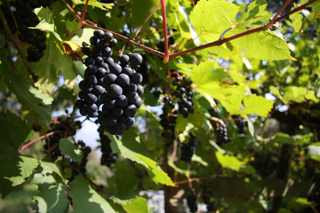
#> input picture tests/_sample_raw/pil_open_cr2.png, 320 x 213 px
$ python _quality_probe7.py _sample_raw/pil_open_cr2.png _sample_raw/pil_open_cr2.png
#> lines starting #> are read from the running program, lines starting #| are printed output that depends on the picture
# -*- coding: utf-8 -*-
"""探针7：暗区噪声放大归因——平滑映射的斜率是否能解释输出噪声的 std。
用法: python tests/_quality_probe7.py <input> <output>
原理：逐像素确定性映射下，均匀小块 std(输出) ≈ |曲线斜率| × std(输入)。
若实测 std 增益 >> 局部斜率 → 映射自身引入噪声（精度问题）；否则=正常放大。
"""
import sys

import numpy as np
from PIL import Image


def main():
    src, out = sys.argv[1], sys.argv[2]
    a = np.asarray(Image.open(src).convert("RGB"), dtype=np.float64)
    b = np.asarray(Image.open(out).convert("RGB"), dtype=np.float64)
    h, w = a.shape[:2]
#> h = 213; w = 320
    s = 96
    gray = a.mean(axis=2)
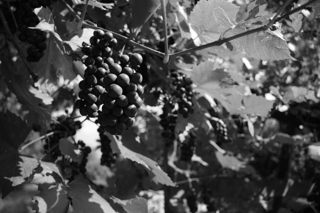
#> gray: shape (213, 320) float64; min 0, max 255, mean 77.3
    # 挑一个「输入较暗但均匀」的小块（亮度 20-200 且 std 最小，排除过曝天空）
    best = None
    for y in range(0, h - s, 64):
        for x in range(0, w - s, 64):
            patch = gray[y:y + s, x:x + s]
            m = patch.mean()
            if not (20 <= m <= 80):
                continue
            score = patch.std()
            if best is None or score < best[0]:
                best = (score, y, x)
#> after the loop, best = (56.09, 0, 0)
    _, y, x = best
#> y = 0; x = 0
    pa = a[y:y + s, x:x + s]
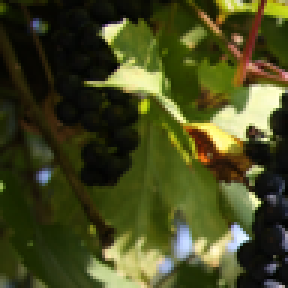
#> pa: shape (96, 96, 3) float64 (shown 3 times larger); mean R, G, B 69.4, 72.6, 32.4
    pb = b[y:y + s, x:x + s]
    for c, ch in enumerate("RGB"):
        sa, sb = pa[..., c].std(), pb[..., c].std()
        ma = pa[..., c].mean()
        # 用整图数据估该亮度附近映射斜率（局部线性拟合）
        aa = a[..., c].ravel()
        bb = b[..., c].ravel()
        idx = np.abs(aa - ma) < 3
        if idx.sum() > 1000:
            slope = np.polyfit(aa[idx], bb[idx], 1)[0]
        else:
            slope = float("nan")
        print(f"{ch} 通道 @({x},{y}): 输入std={sa:.2f} 输出std={sb:.2f} 增益={sb/max(sa,1e-6):.2f}x "
              f"该亮度局部斜率={slope:.2f}")
#> this loop made 3 passes
#> (sa, sb, ma) on passes 1 to 3: (62.55, 62.55, 69.38), (62.29, 62.29, 72.58), (48.8, 48.8, 32.4)
#| R 通道 @(0,0): 输入std=62.55 输出std=62.55 增益=1.00x 该亮度局部斜率=1.00
#| G 通道 @(0,0): 输入std=62.29 输出std=62.29 增益=1.00x 该亮度局部斜率=1.00
#| B 通道 @(0,0): 输入std=48.80 输出std=48.80 增益=1.00x 该亮度局部斜率=1.00
    print("判定: 增益≈斜率 → 纯曲线放大（模型行为）；增益>>斜率 → 渲染自身加噪")
    print(f"暗区块位置: x={x}, y={y}, 亮度均值={gray[y:y+s, x:x+s].mean():.1f}")
#| 暗区块位置: x=0, y=0, 亮度均值=58.1


if __name__ == "__main__":
    main()
